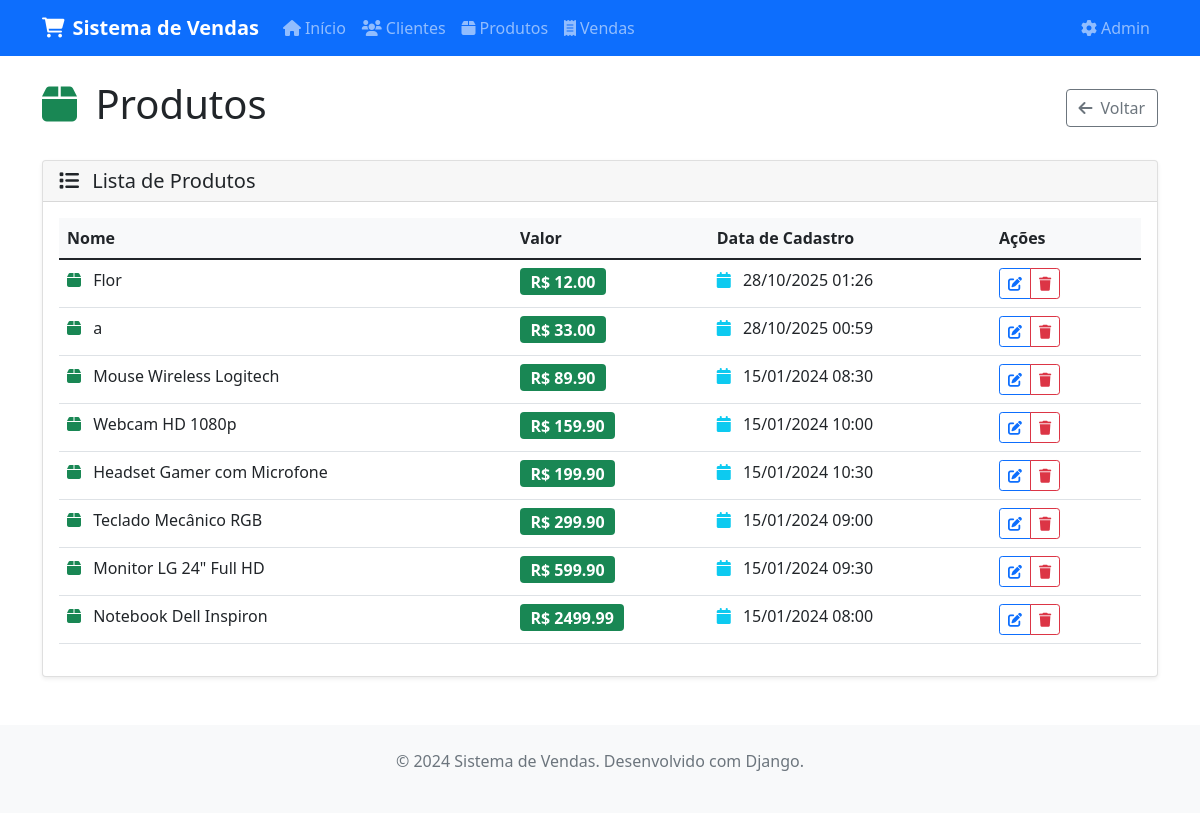
Before: /vendas/produtos/ with the older database file.
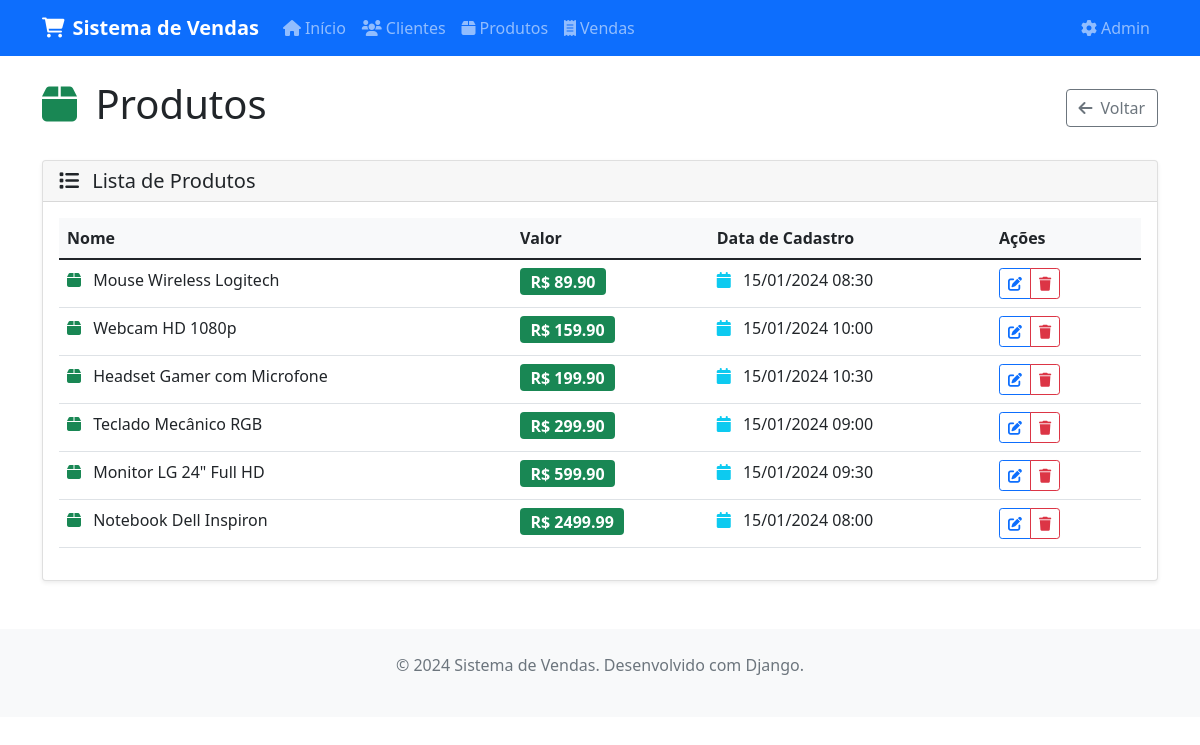
After: the same page with the newer database file.
### vendas/models.py (models this page shows, shortened)
class Produto(models.Model):
    nome = models.CharField(max_length=200, verbose_name="Nome")
    valor = models.DecimalField(max_digits=10, decimal_places=2, verbose_name="Valor")
    data_cadastro = models.DateTimeField(auto_now_add=True, verbose_name="Data de Cadastro")
    class Meta:
        verbose_name = "Produto"
        verbose_name_plural = "Produtos"
        ordering = ['valor']

### vendas/views.py (the view)
# urls.py: path('produtos/', views.produto_list, name='produto_list'),
def produto_list(request):
    produtos_list = Produto.objects.all()
    paginator = Paginator(produtos_list, 10)
    page_number = request.GET.get('page')
    produtos = paginator.get_page(page_number)
    context = {
        'produtos': produtos,
        'page_obj': produtos,
        'is_paginated': produtos.paginator.num_pages > 1,
    }
    return render(request, 'vendas/produto_list.html', context)

### vendas/templates/vendas/produto_list.html (shortened to what this page needs)
{% extends 'vendas/base.html' %}
{% block content %}
<div class="row">
    <div class="col-12">
        <div class="d-flex justify-content-between align-items-center mb-4">
            <h1>
                <i class="fas fa-box text-success me-2"></i>
                Produtos
            </h1>
            <div>
                <a href="{% url 'vendas:home' %}" class="btn btn-outline-secondary">
                    <i class="fas fa-arrow-left me-2"></i>Voltar
                </a>
            </div>
        </div>
    </div>
</div>
<div class="row">
    <div class="col-12">
        <div class="card">
            <div class="card-header">
                <h5 class="mb-0">
                    <i class="fas fa-list me-2"></i>
                    Lista de Produtos
                </h5>
            </div>
            <div class="card-body">
                {% if produtos and produtos.paginator.count %}
                    <div class="table-responsive">
                        <table class="table table-hover">
                            <thead>
                                <tr>
                                    <th>Nome</th>
                                    <th>Valor</th>
                                    <th>Data de Cadastro</th>
                                    <th width="150">Ações</th>
                                </tr>
                            </thead>
                            <tbody>
                                {% for produto in produtos %}
                                <tr>
                                    <td>
                                        <i class="fas fa-box text-success me-2"></i>
                                        {{ produto.nome }}
                                    </td>
                                    <td>
                                        <span class="badge bg-success fs-6">
                                            R$ {{ produto.valor }}
                                        </span>
                                    </td>
                                    <td>
                                        <i class="fas fa-calendar text-info me-2"></i>
                                        {{ produto.data_cadastro|date:"d/m/Y H:i" }}
                                    </td>
                                    <td>
                                        <div class="btn-group" role="group">
                                            <a href="{% url 'vendas:produto_update' produto.pk %}"
                                               class="btn btn-sm btn-outline-primary"
                                               title="Editar produto">
                                                <i class="fas fa-edit"></i>
                                            </a>
                                            <a href="{% url 'vendas:produto_delete' produto.pk %}"
                                               class="btn btn-sm btn-outline-danger"
                                               title="Excluir produto">
                                                <i class="fas fa-trash"></i>
                                            </a>
                                        </div>
                                    </td>
                                </tr>
                                {% endfor %}
                            </tbody>
                        </table>
                    </div>
                {% endif %}
            </div>
        </div>
    </div>
</div>
{% endblock %}

### vendas/templates/vendas/base.html (shortened to what this page needs)
<!DOCTYPE html>
<html lang="pt-br">
<head>
    <link href="https://cdn.jsdelivr.net/npm/bootstrap@5.1.3/dist/css/bootstrap.min.css" rel="stylesheet">
    <link href="https://cdnjs.cloudflare.com/ajax/libs/font-awesome/6.0.0/css/all.min.css" rel="stylesheet">
</head>
<body>
    <nav class="navbar navbar-expand-lg navbar-dark bg-primary">
        <div class="container">
            <a class="navbar-brand" href="{% url 'vendas:home' %}">
                <i class="fas fa-shopping-cart me-2"></i>Sistema de Vendas
            </a>
            <div class="collapse navbar-collapse" id="navbarNav">
                <ul class="navbar-nav me-auto">
                    <li class="nav-item">
                        <a class="nav-link" href="{% url 'vendas:home' %}">
                            <i class="fas fa-home me-1"></i>Início
                        </a>
                    </li>
                    <li class="nav-item">
                        <a class="nav-link" href="{% url 'vendas:cliente_list' %}">
                            <i class="fas fa-users me-1"></i>Clientes
                        </a>
                    </li>
                    <li class="nav-item">
                        <a class="nav-link" href="{% url 'vendas:produto_list' %}">
                            <i class="fas fa-box me-1"></i>Produtos
                        </a>
                    </li>
                    <li class="nav-item">
                        <a class="nav-link" href="{% url 'vendas:venda_list' %}">
                            <i class="fas fa-receipt me-1"></i>Vendas
                        </a>
                    </li>
                </ul>
                <ul class="navbar-nav">
                    <li class="nav-item">
                        <a class="nav-link" href="{% url 'admin:index' %}">
                            <i class="fas fa-cog me-1"></i>Admin
                        </a>
                    </li>
                </ul>
            </div>
        </div>
    </nav>
    <main class="container mt-4">
        {% block content %}
        {% endblock %}
    </main>
    <footer class="bg-light text-center text-muted py-4 mt-5">
        <div class="container">
            <p>&copy; 2024 Sistema de Vendas. Desenvolvido com Django.</p>
        </div>
    </footer>
</body>
</html>

### vendas/templates/vendas/base.html (style rules this page uses)
.navbar-brand { font-weight: bold; }
.card { box-shadow: 0 0.125rem 0.25rem rgba(0, 0, 0, 0.075); border: 1px solid rgba(0, 0, 0, 0.125); }
.table th { background-color: #f8f9fa; }

Changed rows visible on the page:
removed Produto: nome "Flor", valor "12.00", data_cadastro "28/10/2025 01:26"
removed Produto: nome "a", valor "33.00", data_cadastro "28/10/2025 00:59"
